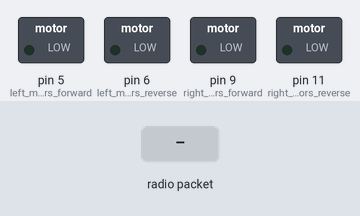
Bench run of a sketch on a simulated Arduino Uno, built with avr-gcc and run on an emulated ATmega328P. Shown: switched loads named in the sketch (green lamp = pin HIGH). The inputs (shaded band) are chosen by the test bench. No radio packets arrive unless stated.

Above: at 1.2 s.
1.3 s: radio packet "f" arrives
At 2.4 s:
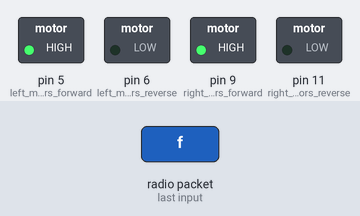
2.8 s: radio packet "b" arrives
At 3.5 s:
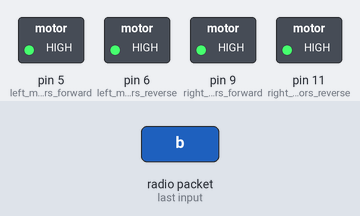
4.3 s: radio packet "s" arrives
At 4.7 s:
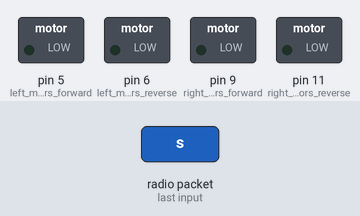
5.8 s: radio packet "l" arrives
At 7.0 s:
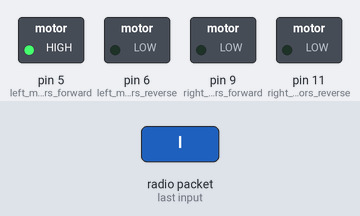
7.3 s: radio packet "b" arrives
At 8.1 s:
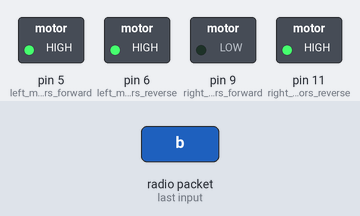
8.8 s: radio packet "r" arrives
At 9.3 s:
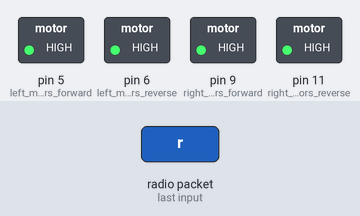
Timing chart, 0 to 11.3 s (numbered marks = the images above; inputs shaded):
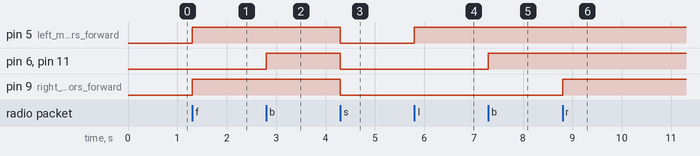

Measured:
- after the input at 1.3 s, pin 5 (left_motors_forward), pin 9 (right_motors_forward): LOW → HIGH at once
- after the input at 2.8 s, pin 6 (left_motors_reverse), pin 11 (right_motors_reverse): LOW → HIGH at once
- after the input at 4.3 s, pin 5 (left_motors_forward), pin 6 (left_motors_reverse), pin 9 (right_motors_forward), pin 11 (right_motors_reverse): HIGH → LOW at once
- after the input at 5.8 s, pin 5 (left_motors_forward): LOW → HIGH at once
- after the input at 7.3 s, pin 6 (left_motors_reverse), pin 11 (right_motors_reverse): LOW → HIGH at once
- after the input at 8.8 s, pin 9 (right_motors_forward): LOW → HIGH at once

The sketch:

RF_Ardunio_Rx.ino
```cpp
#include <VirtualWire.h>

void setup()
{
  pinMode(5, OUTPUT);  //left motors forward
  pinMode(6, OUTPUT);  //left motors reverse
  pinMode(9, OUTPUT);  //right motors forward
  pinMode(11, OUTPUT);  //right motors reverse
  Serial.begin(9600);
  vw_set_rx_pin(3);
  vw_setup(2000);
  pinMode(3, INPUT);
  vw_rx_start();
}

void loop()
{
  uint8_t buf[VW_MAX_MESSAGE_LEN];
  uint8_t buflen = VW_MAX_MESSAGE_LEN;

  if (vw_get_message(buf, &buflen))
  {
    if (buf[0] == 'f')
    {
      digitalWrite(9, HIGH);
      digitalWrite(5, HIGH);
    }
    else if (buf[0] == 'b')
    {
      digitalWrite(6, HIGH);
      digitalWrite(11, HIGH);
    }
    else if (buf[0] == 'l')
    {

      digitalWrite(5, HIGH);
    }
    else if (buf[0] == 'r')
    {
      digitalWrite(9, HIGH);
    }
    else if (buf[0] == 's')
    {
      digitalWrite(9, LOW);
      digitalWrite(6, LOW);
      digitalWrite(5, LOW);
      digitalWrite(11, LOW);
    }
  }
}
```
